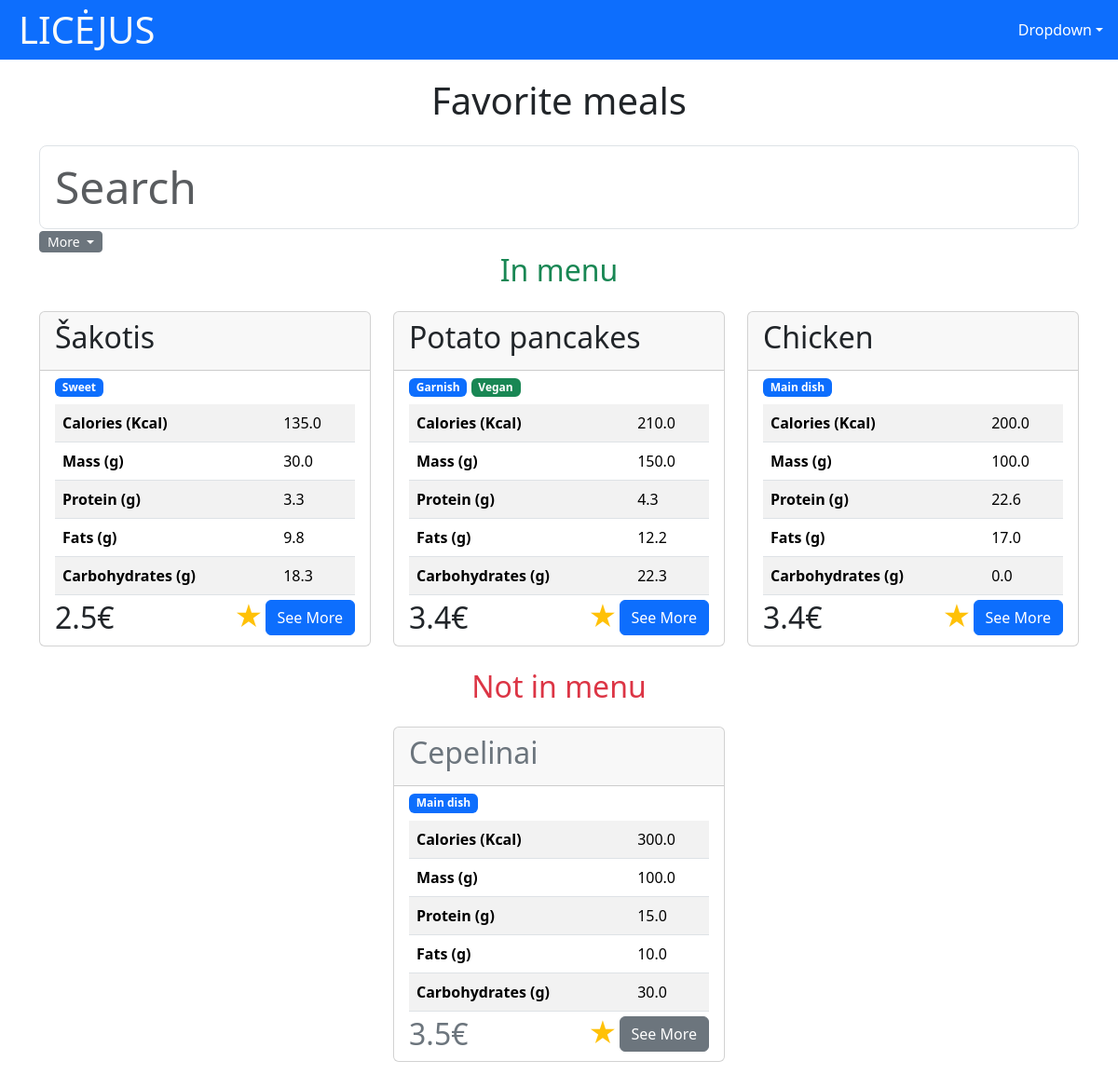
/favorite (signed in), run on the app's committed database.
### menu/models.py (models this page shows, shortened)
class Meal(models.Model):
    name = models.CharField(max_length=255)
    description = models.TextField(null=True, blank=True)
    price = models.FloatField()
    in_menu = models.BooleanField()
    is_vegan = models.BooleanField()
    calories = models.FloatField(null=True, blank=True)
    proteins = models.FloatField(null=True, blank=True)
    fats = models.FloatField(null=True, blank=True)
    carbohydrates = models.FloatField(null=True, blank=True)
    mass = models.FloatField(null=True, blank=True)
    category = models.ForeignKey(MealCategory, on_delete=models.CASCADE, to_field="name", null=True)

### menu/views.py (the view, shortened to what this page needs)
# urls.py: path('favorite', favorite_meals),
def favorite_meals(request):
    favorite = list(FavoriteMeal.objects.filter(username=request.user).values_list('meal_id', flat=True))
    meals = Meal.objects.filter(id__in=favorite)
    template = loader.get_template('favorite_meals.html')
    categories = MealCategory.objects.all().values()
    in_menu = Meal.objects.filter(in_menu=True, id__in=favorite).values()
    not_in_menu = Meal.objects.filter(in_menu=False, id__in=favorite).values()
    context = {
        'favorite_meals': favorite,
        'favorite_in_menu': in_menu,
        'favorite_not_in_menu': not_in_menu,
        'categories': categories
    }
    return HttpResponse(template.render(context, request))

### menu/templates/favorite_meals.html (shortened to what this page needs)
{% extends "master.html" %}
{% block content %}
    {% load static %}
    <h1>Favorite meals</h1>
    {% include "search.html" with categories=categories %}
    {% if favorite_in_menu %}<h2 class="text-center text-success">In menu</h2>{% endif %}
    <div id="meals-container1">
        {% include "meals.html" with meals=favorite_in_menu is_authenticated=user.is_authenticated %}
    </div>
    {% if favorite_not_in_menu %}<h2  class="text-center text-danger">Not in menu</h2>{% endif %}
    <div id="meals-container2">
        {% include "meals.html" with meals=favorite_not_in_menu button_color='btn-secondary' text_color='text-secondary' is_authenticated=user.is_authenticated %}
    </div>
{% endblock %}

### menu/templates/meals.html (shortened to what this page needs)
<div class="container mt-4">
    <div class="row d-flex align-items-center justify-content-center">
        {% for x in meals %}
            <div class="col-12 col-md-6 col-xl-4 mb-4">
                <div class="card {% if text_color %} {{ text_color }} {% endif %}" style="height: 360px; position: relative;">
                    <div class="card-header">
                        <h2 class="card-title">{{ x.name }}</h2>
                    </div>
                    <div class="card-body pt-1" style="overflow: hidden; text-overflow: ellipsis; white-space: nowrap;">
                        <span class="badge bg-primary">{{ x.category_id }}</span>
                        {% if x.is_vegan %}<span class="badge bg-success">Vegan</span>{% endif %}
                        <table class="table table-striped mt-2">
                            <tbody>
                                <tr>
                                    <td><b>Calories (Kcal)</b></td>
                                    <td>{{ x.calories }}</td>
                                </tr>
                                <tr>
                                    <td><b>Mass (g)</b></td>
                                    <td>{{ x.mass }}</td>
                                </tr>
                                <tr>
                                    <td><b>Protein (g)</b></td>
                                    <td>{{ x.proteins }}</td>
                                </tr>
                                <tr>
                                    <td><b>Fats (g)</b></td>
                                    <td>{{ x.fats }}</td>
                                </tr>
                                <tr>
                                    <td><b>Carbohydrates (g)</b></td>
                                    <td>{{ x.carbohydrates }}</td>
                                </tr>
                            </tbody>
                        </table>
                        <div class="d-flex justify-content-between" style="position: absolute; width: calc(100% - 32px); box-sizing: border-box; bottom: 10px;">
                            <div>
                                <h2 class="card-text">{{ x.price }}€</h2>
                            </div>
                            <div class="text-right">
                                <a href="details/{{ x.id }}" class="btn {% if button_color %} {{ button_color }} {% endif %} btn-primary">See More</a>
                            </div>
                        </div>
                    </div>
                </div>
            </div>
        {% endfor %}
    </div>
</div>

### menu/templates/master.html (style rules this page uses)
h1 { margin: 0; text-align: center; }
body { margin: 0; }
a { text-decoration: none; }

### data on the page
Meal: name "Šakotis", category_id "Sweet", calories "135.0", mass "30.0", proteins "3.3", fats "9.8", carbohydrates "18.3", price "2.5"
Meal: name "Potato pancakes", category_id "Garnish", is_vegan "Vegan", calories "210.0", mass "150.0", proteins "4.3", fats "12.2", carbohydrates "22.3", price "3.4"
Meal: name "Chicken", category_id "Main dish", calories "200.0", mass "100.0", proteins "22.6", fats "17.0", carbohydrates "0.0", price "3.4"
Meal: name "Cepelinai", category_id "Main dish", calories "300.0", mass "100.0", proteins "15.0", fats "10.0", carbohydrates "30.0", price "3.5"
